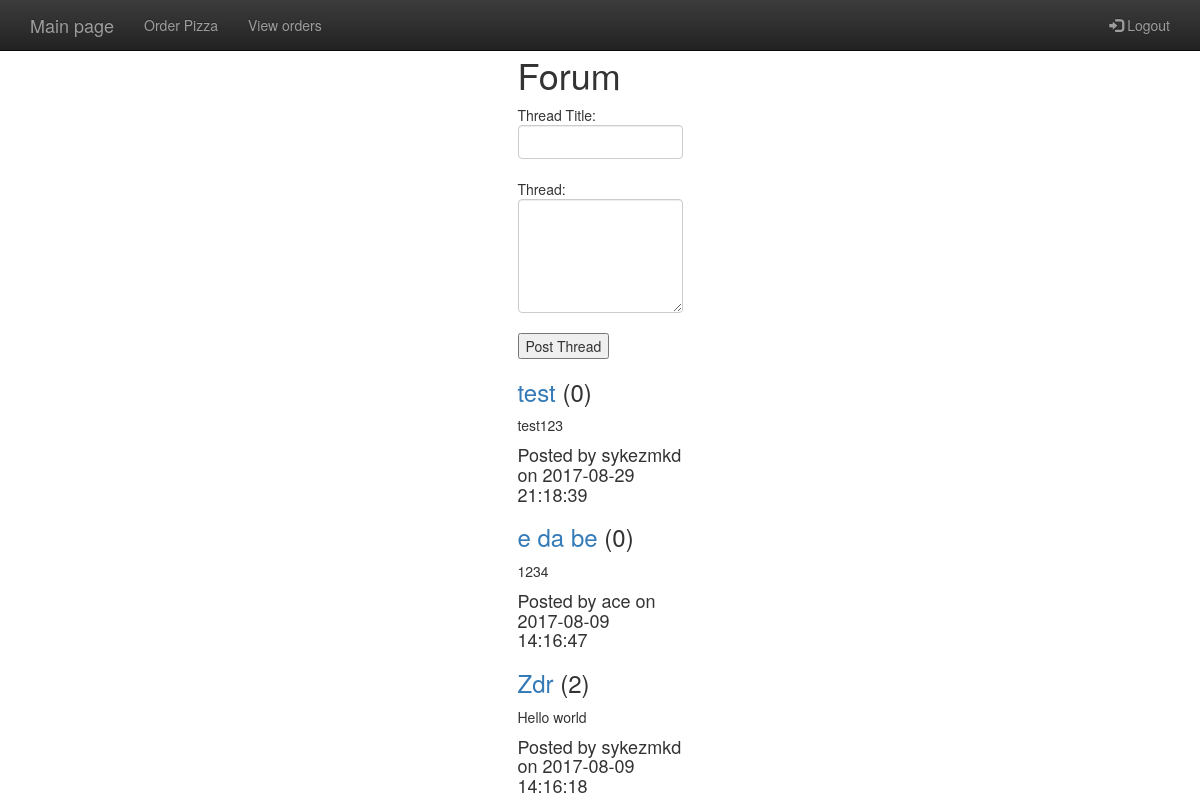
The app's page /entry.php with its own data.
### tables this page shows
CREATE TABLE `threads` (
  `id` int(11) NOT NULL,
  `userid` int(11) NOT NULL DEFAULT '0',
  `title` varchar(255) NOT NULL,
  `message` text NOT NULL,
  `replies` int(11) NOT NULL,
  `posted` varchar(255) NOT NULL,
  `updatedAt` datetime NOT NULL DEFAULT CURRENT_TIMESTAMP ON UPDATE CURRENT_TIMESTAMP,
  `createdAt` datetime NOT NULL DEFAULT CURRENT_TIMESTAMP
);

CREATE TABLE `users` (
  `user_id` int(11) UNSIGNED NOT NULL,
  `username` varchar(30) NOT NULL,
  `password` varchar(120) NOT NULL
);

### entry.php (the view, shortened to what this page needs)
<?php
 require_once('config.php');
 ?>
<html>
<head>
<link rel="stylesheet" href="https://maxcdn.bootstrapcdn.com/bootstrap/3.3.7/css/bootstrap.min.css">
<link rel="stylesheet" href="https://maxcdn.bootstrapcdn.com/bootstrap/3.3.7/css/bootstrap-theme.min.css">
<link rel="stylesheet" href="style.css" type="text/css">
</head>
<body>
<nav id="header" class="navbar navbar-fixed-top ; navbar navbar-inverse">
            <div id="header-container" class="container navbar-container">
                <div class="navbar-header">
                    <a id="brand" class="navbar-brand" href="entry.php">Main page</a>
                </div>
                <div id="navbar" class="collapse navbar-collapse">
                <ul class="nav navbar-nav">
                        <li><a href="pizza.php">Order Pizza</a></li>
                        <li><a href="viewOrders.php">View orders</a></li>
                        </ul>
					<ul class="nav navbar-nav navbar-right">
					<li><a href="logout.php"><span class="glyphicon glyphicon-log-in"></span> Logout</a></li>
					</ul>
                </div>
            </div>
        </nav>
<div class="container" style="margin-top: 35px">
    <div class="row">
         <div class="col-md-2 col-md-offset-5">
            <div class="form-group">
            <h1>Forum</h1>
			<div class="inputStyle1">
			<form action="newthread.php" method="POST">
            Thread Title: <input type="text" name="_title" id="_title" class="form-control" />  <br>
            Thread:<br><textarea class="form-control" rows="5" id="_message" name="_message"></textarea><br>
            <input type="submit" value="Post Thread">
            </form>
            <?php
$sql = mysqli_query($connect,"SELECT threads.*,users.* FROM threads,users WHERE threads.userid = users.user_id ORDER BY id DESC") or die(mysqli_error($connect));
while($row = mysqli_fetch_assoc($sql)){
    $id = $row["id"];
    $name = $row["username"];
    $msg = $row["message"];
    $title = $row["title"];
    $createdAt = $row["createdAt"];
    $sqlc = mysqli_query($connect, "SELECT COUNT(*) as c FROM replies WHERE thread='$id'") or die(mysqli_error($connect));
    $rx = mysqli_fetch_assoc($sqlc);
    $count = $rx["c"];
echo "<h3><a href='msg.php?id=".$id."'> ".$title."</a> (".$count.")</h3>".$msg."<h4>Posted by ".$name." on ".$createdAt."</h4>";
}
?>
			</div>
            </div>
            </div>
        </div>
    </div>
</body>
</html>

### records on screen
threads: title "test", count "0", message "test123", userid.username "sykezmkd", createdAt "2017-08-29 21:18:39"
threads: title "e da be", count "0", message "1234", userid.username "ace", createdAt "2017-08-09 14:16:47"
threads: title "Zdr", count "2", message "Hello world", userid.username "sykezmkd", createdAt "2017-08-09 14:16:18"
